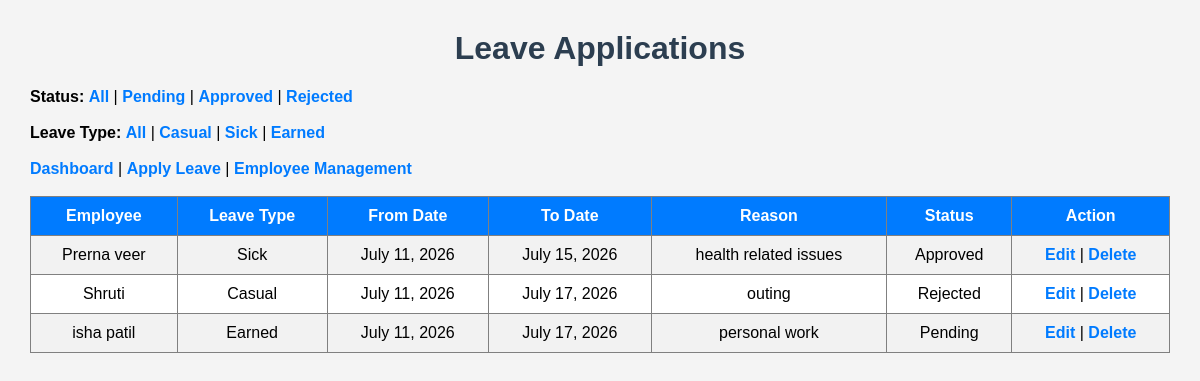
/leave/, run on the app's committed database.
### employee/models.py (models this page shows, shortened)
class Leave(models.Model):
    LEAVE_TYPES = [
        ('Casual', 'Casual'),
        ('Sick', 'Sick'),
        ('Earned', 'Earned'),
    ]
    STATUS_CHOICES = [
        ('Pending', 'Pending'),
        ('Approved', 'Approved'),
        ('Rejected', 'Rejected'),
    ]
    employee = models.ForeignKey(Employee, on_delete=models.CASCADE)
    leave_type = models.CharField(max_length=20, choices=LEAVE_TYPES)
    from_date = models.DateField()
    to_date = models.DateField()
    reason = models.TextField()
    status = models.CharField(max_length=20, choices=STATUS_CHOICES, default='Pending')

class Employee(models.Model):
    employee_id = models.CharField(max_length=20, unique=True)
    name = models.CharField(max_length=100)
    email = models.EmailField(unique=True)
    department = models.CharField(max_length=100)
    mobile_number = models.CharField(max_length=10)
    date_of_joining = models.DateField()
    def __str__(self):
        return self.name

### employee/views.py (the view)
# urls.py: path('leave/', views.leave_list, name='leave_list'),
def leave_list(request):
    status = request.GET.get('status')
    leave_type = request.GET.get('leave_type')
    leaves = Leave.objects.all()
    if status:
        leaves = leaves.filter(status=status)
    if leave_type:
        leaves = leaves.filter(leave_type=leave_type)
    return render(
        request,
        'employee/leave_list.html',
        {
            'leaves': leaves
        }
    )

### employee/templates/employee/leave_list.html (shortened to what this page needs)
<!DOCTYPE html>
<html>
    {% load static %}
<head>
    <link rel="stylesheet" href="{% static 'employee/style.css' %}">
</head>
<body>
<h1>Leave Applications</h1>
<b>Status:</b>
<a href="{% url 'leave_list' %}">All</a> |
<a href="?status=Pending">Pending</a> |
<a href="?status=Approved">Approved</a> |
<a href="?status=Rejected">Rejected</a>
<br><br>
<b>Leave Type:</b>
<a href="{% url 'leave_list' %}">All</a> |
<a href="?leave_type=Casual">Casual</a> |
<a href="?leave_type=Sick">Sick</a> |
<a href="?leave_type=Earned">Earned</a>
<br><br>
<a href="{% url 'dashboard' %}">Dashboard</a> |
<a href="{% url 'leave_add' %}">Apply Leave</a> |
<a href="{% url 'employee_list' %}">Employee Management</a>
<br><br>
<table border="1" cellpadding="10">
<tr>
    <th>Employee</th>
    <th>Leave Type</th>
    <th>From Date</th>
    <th>To Date</th>
    <th>Reason</th>
    <th>Status</th>
    <th>Action</th>
</tr>
{% for leave in leaves %}
<tr>
    <td>{{ leave.employee }}</td>
    <td>{{ leave.leave_type }}</td>
    <td>{{ leave.from_date }}</td>
    <td>{{ leave.to_date }}</td>
    <td>{{ leave.reason }}</td>
    <td>{{ leave.status }}</td>
    <td>
        <a href="{% url 'leave_update' leave.id %}">Edit</a> |
        <a href="{% url 'leave_delete' leave.id %}">Delete</a>
    </td>
</tr>
{% endfor %}
</table>
</body>
</html>

### employee/static/employee/style.css (style rules this page uses)
body { font-family: Arial, sans-serif; background-color:#f4f4f4; margin:30px; }
h1 { color:#2c3e50; text-align:center; }
table { width:100%; border-collapse:collapse; background:white; }
table th { background:#007bff; color:white; padding:10px; }
table td { padding:10px; text-align:center; }
table tr:nth-child(even) { background:#f2f2f2; }
a { text-decoration:none; color:#007bff; font-weight:bold; }

### data on the page
Leave: employee "Prerna veer", leave_type "Sick", from_date "July 11, 2026", to_date "July 15, 2026", reason "health related issues", status "Approved"
Leave: employee "Shruti", leave_type "Casual", from_date "July 11, 2026", to_date "July 17, 2026", reason "outing", status "Rejected"
Leave: employee "isha patil", leave_type "Earned", from_date "July 11, 2026", to_date "July 17, 2026", reason "personal work", status "Pending"
